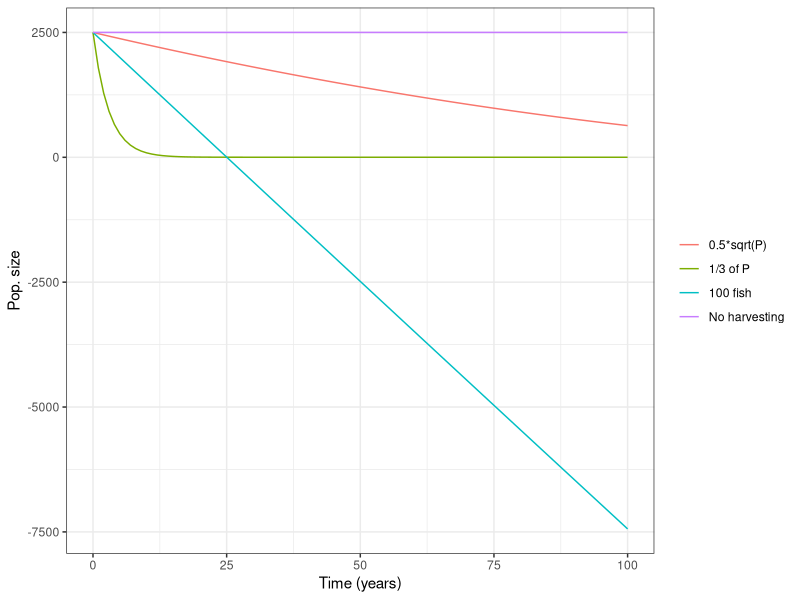

This figure's R source:
## ---- chunk 1
knitr::opts_chunk$set(echo = TRUE)
library(tidyverse)
## ---- chunk 2

library(deSolve) # best package for solving ODEs in R

#First we define our state variables
state_fish <- c(Po = 2500, #original - no harvest
                Pc = 2500, #constant harvest (100 fish/year)
                P3 = 2500, #1/3 of the fish are harvested every year
                Ps = 2500) #fish are harvested prop. to the square root of P

#How many time steps (years) do we want the model to run for?
times_fish <- seq(0, 100, 1)

#Provide values for our parameters. This makes it easy to identify 
#how the population might change if we changed the carrying capacity 
#or had a different harvesting intensity in scenario C.
params_fish <- c(K=2500, #carrying capacity
                 a=0.5) #constant that scales the harvest intensity in scenario C
## ---- chunk 3
#Define the model structure and the differential equations
fish_model <- function(t, state, parameters) { 
  
  with(as.list(c(state, parameters)), { 
    dPo_dt <- 0.3*(1-(Po/K)) #original - no harvest
    dPc_dt <- 0.3*(1-(Pc/K))-100 #constant harvest (100 fish/year)
    dP3_dt <- 0.3*(1-(P3/K))-P3/3 #1/3 of the fish are harvested every year
    dPs_dt <- 0.3*(1-(Ps/K))-a*sqrt(Ps) #fish are harvested prop. to the square root of P
  
  #output
    return(list(c(dPo_dt, dPc_dt, dP3_dt, dPs_dt)))
  })
}

#Run the model
ode_output_fish <- ode(y = state_fish, t = times_fish, func = fish_model, parms = params_fish)

#Convert model output to a better format for visualization
fish_output <- ode_output_fish %>% 
  as.data.frame() %>% 
  pivot_longer(cols=2:5, names_to = "eqn", values_to = "P") %>% 
  mutate(names_full = case_when(
    eqn =="Po" ~ "No harvesting",
    eqn =="Pc" ~ "100 fish",
    eqn =="P3" ~ "1/3 of P",
    eqn =="Ps"~"0.5*sqrt(P)")
  )
## ---- chunk 4
ggplot()+
  geom_line(data=fish_output, aes(x=time, y=P, color=names_full))+
  theme_bw()+
  labs(x="Time (years)", y="Pop. size", color=NULL)
## ---- chunk 5
#How many fish are left after 100 years?
fish_output %>% slice_tail(n=4)
## ---- chunk 6
 fish_output %>% filter(eqn=="P3", P<1) %>% head()
